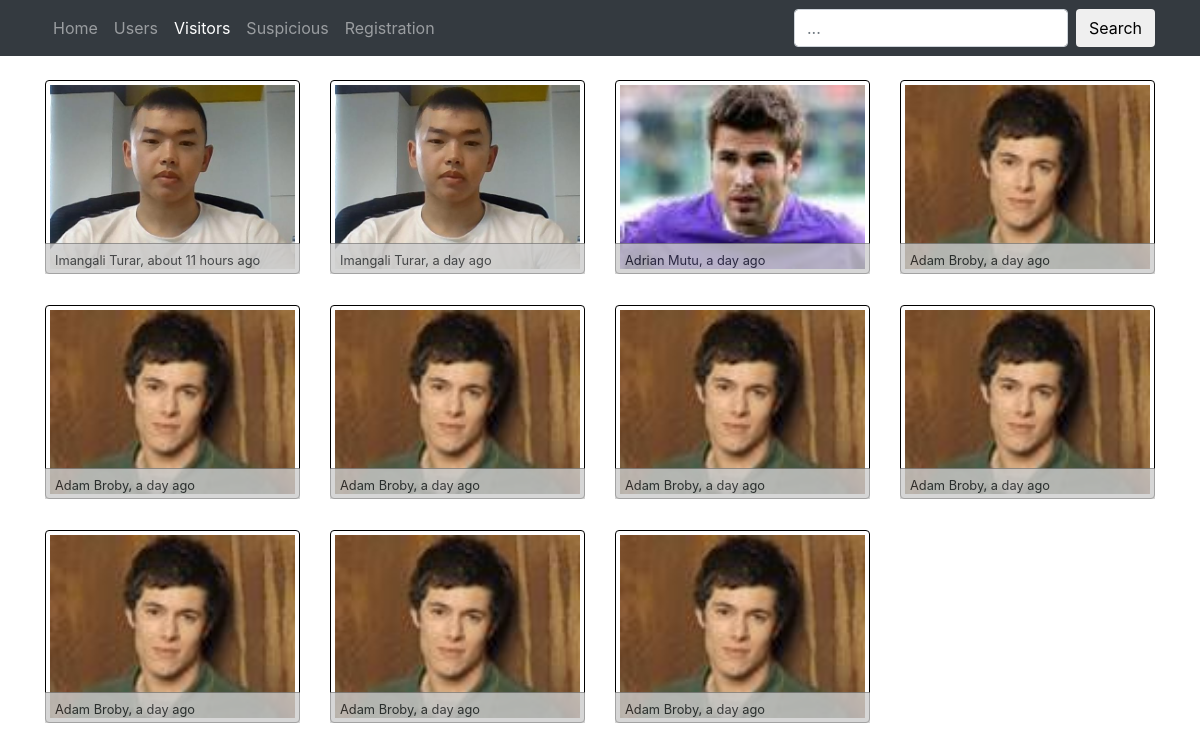
/visitors/, run on the app's committed database.
### create_db.py (models this page shows, shortened)
class Visitors(Base):
    __tablename__ = "visitors"
    id = Column(Integer, primary_key=True, autoincrement=True)
    time = Column(DateTime, default=func.now())
    user_id = Column(Integer, ForeignKey('users.id'))
    user = relationship(Users)

class Users(Base):
    __tablename__ = "users"
    id = Column(Integer, primary_key=True, autoincrement=True)
    name = Column(String(250), nullable=False)
    email = Column(String(250), nullable=False)
    phone = Column(String(250), nullable=False)
    image = Column(String(250), nullable=False)

### webserver.py (the view)
@app.route('/visitors/', methods=['GET'])
def visitors():
    visitors = session.query(Visitors).order_by(Visitors.time.desc()).all()
    return render_template('visitors.html', visitors=visitors)

### templates/visitors.html (shortened to what this page needs)
<!DOCTYPE html>
<html lang="en">
  <head>
    <link rel=stylesheet type=text/css href="{{ url_for('static', filename='vendor/bootstrap/css/bootstrap.min.css') }}">
    <link rel=stylesheet type=text/css href="{{ url_for('static', filename='css/thumbnail-gallery.css') }}">
    <link rel=stylesheet type=text/css href="{{ url_for('static', filename='css/croppr.min.css') }}">
  </head>
  <body>
    {% include 'navigation.html' %}
    <div class="container">
      <div class="row text-center text-lg-left">
        {% for visitor in visitors: %}
        <div style='cursor: pointer;' data-toggle="modal" data-target="#user{{visitor.user_id}}" class="col-lg-3 col-md-4 col-xs-6">
            <img style='width: 100%; border: 1px solid black;' class="img-fluid img-thumbnail" src="{{url_for('static', filename='images/users/'+visitor.user.id|string+'/picture.'+visitor.user.image)}}" alt="">
            <div class="bottom-left"><small>{{ visitor.user.name }}, <time class="timeago" datetime="{{visitor.time}}">5 months ago</time></small></div>
        </div>
        {% endfor %}
      </div>
    </div>
  </body>
</html>

### templates/navigation.html
<nav class="navbar navbar-expand-lg navbar-dark bg-dark fixed-top">
  <div class="container">
    <div class="collapse navbar-collapse" id="navbarSupportedContent">
      <ul class="navbar-nav mr-auto">
        <li class="nav-item {% if request.path == '/' %}active{% endif %}">
          <a class="nav-link" href="{{url_for('main')}}">Home</a>
        </li>
        <li class="nav-item {% if request.path.endswith('users/') %}active{% endif %}">
          <a class="nav-link" href="{{url_for('users')}}">Users</a>
        </li>
        <li class="nav-item {% if request.path.endswith('visitors/') %}active{% endif %}">
          <a class="nav-link" href="{{url_for('visitors')}}">Visitors</a>
        </li>
        <li class="nav-item {% if request.path.endswith('suspicious/') %}active{% endif %}">
          <a class="nav-link" href="{{url_for('suspicious')}}">Suspicious</a>
        </li>
        <li class="nav-item">
          <a style='cursor: pointer;' class="nav-link" class="btn btn-primary" data-toggle="modal" data-target="#exampleModalLong">Registration</a>
        </li>
      </ul>
    </div>
    <form method="GET" action="{{url_for('search')}}" class="form-inline my-2 my-lg-0">
      <input name='sr' class="form-control mr-sm-2" type="search" placeholder="..." aria-label="Search" required>
      <button class="btn btn-outline my-2 my-sm-0" type="submit">Search</button>
    </form>
  </div>
</nav>

### static/css/thumbnail-gallery.css (style rules this page uses)
body { padding-top: 54px; }
@media (min-width: 992px) { body { padding-top: 56px; } }

### templates/visitors.html (style rules this page uses)
.bottom-left { position: relative; bottom: 31px; border-top: 1px solid grey; background-color: #CCC; width: 100%; padding: 3px 10px 3px 10px; opacity: 0.8; }

### data on the page
Visitors: user.name "Imangali Turar"
Visitors: user.name "Imangali Turar"
Visitors: shows a picture, user.name "Adrian Mutu"
Visitors: user.name "Adam Broby"
Visitors: user.name "Adam Broby"
Visitors: user.name "Adam Broby"
Visitors: user.name "Adam Broby"
Visitors: user.name "Adam Broby"
Visitors: user.name "Adam Broby"
Visitors: user.name "Adam Broby"
Visitors: user.name "Adam Broby"
